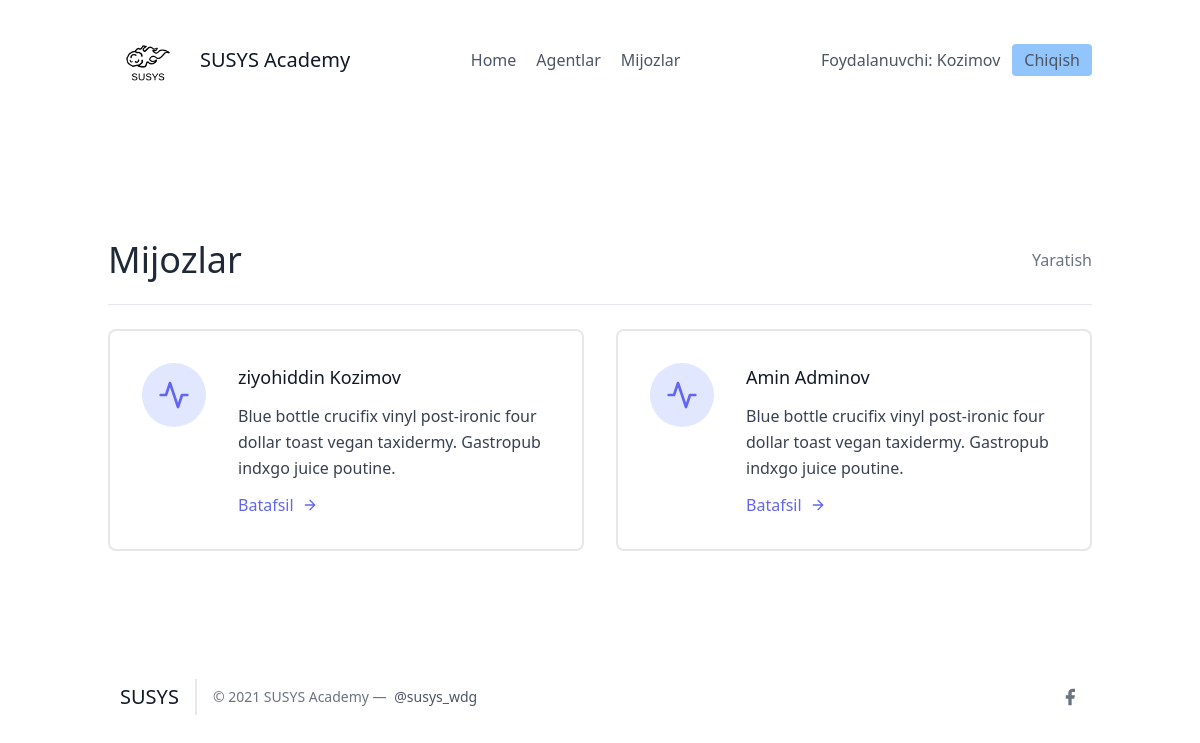
Screenshot of /leads/ (signed in) with the database file from the repository.
### leads/models.py (models this page shows, shortened)
class User(AbstractUser):
    is_organisor = models.BooleanField(default=True)
    is_agent = models.BooleanField(default=False)

class Lead(models.Model):
    ismi = models.CharField(max_length=20)
    familiyasi = models.CharField(max_length=20)
    yoshi = models.IntegerField(default=0)
    organisation = models.ForeignKey(UserProfile, on_delete=models.CASCADE)
    agent = models.ForeignKey("Agent", null=True, blank=True, on_delete=models.SET_NULL)
    category = models.ForeignKey("Category", null=True, blank=True, on_delete=models.SET_NULL)

### leads/views.py (the view)
# urls.py: path('', LeadListView.as_view(), name="lead-list"),
class LeadListView(LoginRequiredMixin, ListView):
    template_name = "leads/leads_list.html"
    context_object_name = "leads"
    def get_queryset(self):
        user = self.request.user
        if user.is_organisor:
            queryset = Lead.objects.filter(organisation = user.userprofile)
        else:
            queryset = Lead.objects.filter(organisation = user.agent.organisation)
            queryset = queryset.filter(agent__user = self.request.user)
        return queryset
    def get_context_data(self, **kwargs):
        context = super(LeadListView, self).get_context_data(**kwargs)
        user = self.request.user
        if user.is_organisor:
            queryset = Lead.objects.filter(
                organisation = user.userprofile,
                agent__isnull = True
            )
            context.update({
                "unassigned_leads": queryset
            })
        return context

### leads/templates/leads/leads_list.html (shortened to what this page needs)
{% extends "base.html" %}
{% block content %}
<section class="text-gray-700 body-font">
    <div class="container px-5 py-24 mx-auto flex flex-wrap">
        <div class="w-full mb-6 py-6 flex justify-between items-center border-b border-gray-200">
            <div>
                <h1 class="text-4xl text-gray-800">Mijozlar</h1>
            </div>
            {% if request.user.is_organisor %}
            <div>
                <a class="text-gray-500 hover:text-blue-500" href="{% url 'leads:lead-create' %}">
                    Yaratish
                </a>
            </div>
            {% endif %}
        </div>
        <div class="flex flex-wrap -m-4">
            {% for lead in leads %}
            <div class="p-4 lg:w-1/2 md:w-full">
                <div class="flex border-2 rounded-lg border-gray-200 p-8 sm:flex-row flex-col">
                    <div class="w-16 h-16 sm:mr-8 sm:mb-0 mb-4 inline-flex items-center justify-center rounded-full bg-indigo-100 text-indigo-500 flex-shrink-0">
                        <svg fill="none" stroke="currentColor" stroke-linecap="round" stroke-linejoin="round" stroke-width="2" class="w-8 h-8" viewBox="0 0 24 24">
                            <path d="M22 12h-4l-3 9L9 3l-3 9H2"></path>
                        </svg>
                    </div>
                    <div class="flex-grow">
                        <h2 class="text-gray-900 text-lg title-font font-medium mb-3">
                            {{ lead.ismi }} {{ lead.familiyasi }}
                        </h2>
                        <p class="leading-relaxed text-base">
                            Blue bottle crucifix vinyl post-ironic four dollar toast vegan taxidermy. Gastropub indxgo juice poutine.
                        </p>
                        <a href="{% url 'leads:detallar' lead.pk %}" class="mt-3 text-indigo-500 inline-flex items-center">
                            Batafsil
                            <svg fill="none" stroke="currentColor" stroke-linecap="round" stroke-linejoin="round" stroke-width="2" class="w-4 h-4 ml-2" viewBox="0 0 24 24">
                                <path d="M5 12h14M12 5l7 7-7 7"></path>
                            </svg>
                        </a>
                    </div>
                </div>
            </div>
            {% endfor %}
        </div>
    </div>
</section>
{% endblock content %}

### frontend/details/navbar.html
{% load static %}
<header class="text-gray-600 body-font">
  <div class="container mx-auto flex flex-wrap p-5 flex-col md:flex-row items-center">
    <a class="flex title-font font-medium items-center text-gray-900 mb-4 md:mb-0">
      <img src="{% static 'img/logo-dark.png' %}" style="width: 80px;" alt="Logo">
      <span class="ml-3 text-xl">SUSYS Academy</span>
    </a>
    <nav class="md:ml-auto md:mr-auto flex flex-wrap items-center text-base justify-center">
      <a href="/" class="mr-5 hover:text-gray-900">Home</a>
    {% if not request.user.is_authenticated %}
      </nav>
        <button class="inline-flex items-center bg-blue-300 border-0 py-1 px-3 focus:outline-none hover:bg-blue-200 rounded text-base mt-4 md:mt-0" style="margin-right: 20px">
          <a  href="{% url 'signup' %}">Ro'yxatdan o'tish
          </a>
        </button>
    {% else %}
        {% if request.user.is_organisor %}
        <a href="/agents/" class="mr-5 hover:text-gray-900">Agentlar</a>
        {% endif %}
        <a href="/leads/" class="mr-5 hover:text-gray-900">Mijozlar</a>
      </nav>
    {% endif %}
    {% if request.user.is_authenticated %}
      Foydalanuvchi: {{ request.user.username }}
      <button class="ml-3 inline-flex items-center bg-blue-300 border-0 py-1 px-3 focus:outline-none hover:bg-blue-200 rounded text-base mt-4 md:mt-0">
        <a  href="{% url 'logout' %}">Chiqish
        </a>
      </button>
    {% else %}
    <button class="inline-flex items-center bg-blue-300 border-0 py-1 px-3 focus:outline-none hover:bg-blue-200 rounded text-base mt-4 md:mt-0">
      <a href="{% url 'login' %}">Kirish
    </a>
    </button>
    {% endif %}
  </div>
</header>

### rows the page displays
User: user.username "Kozimov"
Lead: ismi "ziyohiddin", familiyasi "Kozimov"
Lead: ismi "Amin", familiyasi "Adminov"
